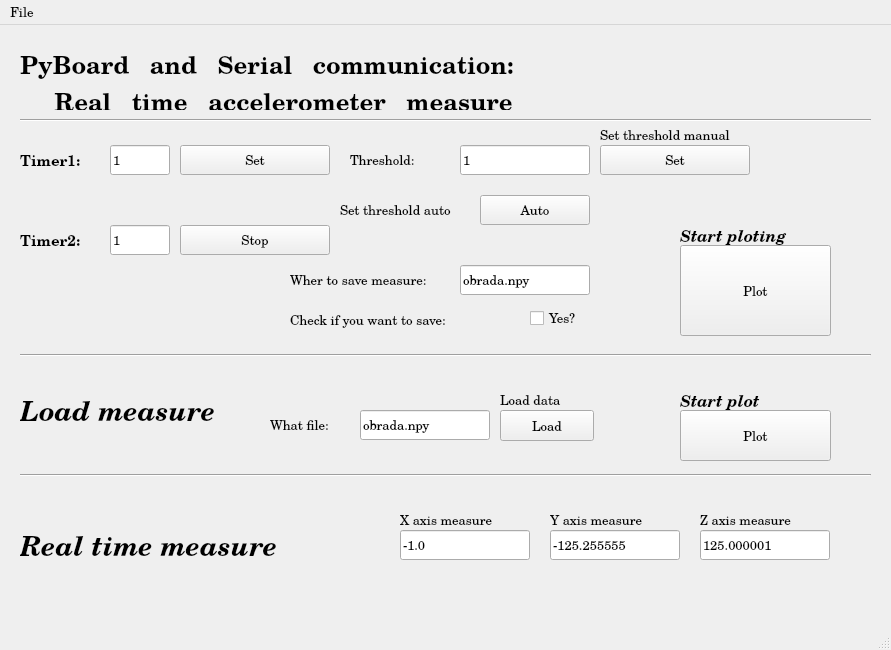
<?xml version="1.0" encoding="UTF-8"?>
<ui version="4.0">
 <class>MainWindow</class>
 <widget class="QMainWindow" name="MainWindow">
  <property name="geometry">
   <rect>
    <x>0</x>
    <y>0</y>
    <width>891</width>
    <height>650</height>
   </rect>
  </property>
  <property name="minimumSize">
   <size>
    <width>891</width>
    <height>650</height>
   </size>
  </property>
  <property name="maximumSize">
   <size>
    <width>891</width>
    <height>650</height>
   </size>
  </property>
  <property name="font">
   <font>
    <family>TeX Gyre Schola</family>
    <pointsize>10</pointsize>
    <weight>50</weight>
    <italic>false</italic>
    <bold>false</bold>
   </font>
  </property>
  <property name="windowTitle">
   <string>PyBSM</string>
  </property>
  <widget class="QWidget" name="centralwidget">
   <widget class="QLabel" name="lbl_1">
    <property name="geometry">
     <rect>
      <x>20</x>
      <y>30</y>
      <width>851</width>
      <height>55</height>
     </rect>
    </property>
    <property name="font">
     <font>
      <family>Linux Biolinum Keyboard O</family>
      <pointsize>18</pointsize>
      <weight>75</weight>
      <italic>false</italic>
      <bold>true</bold>
     </font>
    </property>
    <property name="text">
     <string>PyBoard   and   Serial   communication:    
     Real   time   accelerometer   measure</string>
    </property>
   </widget>
   <widget class="QLabel" name="lbl_14">
    <property name="geometry">
     <rect>
      <x>20</x>
      <y>460</y>
      <width>301</width>
      <height>121</height>
     </rect>
    </property>
    <property name="font">
     <font>
      <family>Ubuntu</family>
      <pointsize>20</pointsize>
      <weight>75</weight>
      <italic>true</italic>
      <bold>true</bold>
     </font>
    </property>
    <property name="text">
     <string>Real time measure</string>
    </property>
   </widget>
   <widget class="Line" name="line_3">
    <property name="geometry">
     <rect>
      <x>20</x>
      <y>440</y>
      <width>851</width>
      <height>20</height>
     </rect>
    </property>
    <property name="orientation">
     <enum>Qt::Horizontal</enum>
    </property>
   </widget>
   <widget class="Line" name="line_1">
    <property name="geometry">
     <rect>
      <x>20</x>
      <y>85</y>
      <width>851</width>
      <height>20</height>
     </rect>
    </property>
    <property name="orientation">
     <enum>Qt::Horizontal</enum>
    </property>
   </widget>
   <widget class="QLabel" name="lbl_10">
    <property name="geometry">
     <rect>
      <x>20</x>
      <y>340</y>
      <width>201</width>
      <height>91</height>
     </rect>
    </property>
    <property name="font">
     <font>
      <family>Ubuntu</family>
      <pointsize>20</pointsize>
      <weight>75</weight>
      <italic>true</italic>
      <bold>true</bold>
     </font>
    </property>
    <property name="text">
     <string>Load measure</string>
    </property>
   </widget>
   <widget class="Line" name="line_2">
    <property name="geometry">
     <rect>
      <x>20</x>
      <y>320</y>
      <width>851</width>
      <height>20</height>
     </rect>
    </property>
    <property name="orientation">
     <enum>Qt::Horizontal</enum>
    </property>
   </widget>
   <widget class="QPushButton" name="pushButton_1">
    <property name="geometry">
     <rect>
      <x>180</x>
      <y>120</y>
      <width>150</width>
      <height>30</height>
     </rect>
    </property>
    <property name="text">
     <string>Set</string>
    </property>
   </widget>
   <widget class="QLabel" name="lbl_2">
    <property name="geometry">
     <rect>
      <x>20</x>
      <y>120</y>
      <width>150</width>
      <height>30</height>
     </rect>
    </property>
    <property name="font">
     <font>
      <pointsize>11</pointsize>
      <weight>75</weight>
      <bold>true</bold>
     </font>
    </property>
    <property name="text">
     <string>Timer1:</string>
    </property>
   </widget>
   <widget class="QLabel" name="lbl_3">
    <property name="geometry">
     <rect>
      <x>20</x>
      <y>200</y>
      <width>150</width>
      <height>30</height>
     </rect>
    </property>
    <property name="font">
     <font>
      <pointsize>11</pointsize>
      <weight>75</weight>
      <bold>true</bold>
     </font>
    </property>
    <property name="text">
     <string>Timer2:</string>
    </property>
   </widget>
   <widget class="QPushButton" name="pushButton_2">
    <property name="geometry">
     <rect>
      <x>180</x>
      <y>200</y>
      <width>150</width>
      <height>30</height>
     </rect>
    </property>
    <property name="text">
     <string>Stop</string>
    </property>
   </widget>
   <widget class="QLabel" name="lbl_5">
    <property name="geometry">
     <rect>
      <x>340</x>
      <y>170</y>
      <width>150</width>
      <height>30</height>
     </rect>
    </property>
    <property name="text">
     <string>Set threshold auto</string>
    </property>
   </widget>
   <widget class="QPushButton" name="pushButton_4">
    <property name="geometry">
     <rect>
      <x>480</x>
      <y>170</y>
      <width>110</width>
      <height>30</height>
     </rect>
    </property>
    <property name="text">
     <string>Auto</string>
    </property>
   </widget>
   <widget class="QLabel" name="lbl_4">
    <property name="geometry">
     <rect>
      <x>350</x>
      <y>120</y>
      <width>150</width>
      <height>30</height>
     </rect>
    </property>
    <property name="text">
     <string>Threshold:</string>
    </property>
   </widget>
   <widget class="QLineEdit" name="lineEdit_1">
    <property name="geometry">
     <rect>
      <x>460</x>
      <y>120</y>
      <width>130</width>
      <height>30</height>
     </rect>
    </property>
    <property name="text">
     <string>1</string>
    </property>
   </widget>
   <widget class="QLabel" name="lbl_8">
    <property name="geometry">
     <rect>
      <x>600</x>
      <y>95</y>
      <width>150</width>
      <height>30</height>
     </rect>
    </property>
    <property name="text">
     <string>Set threshold manual</string>
    </property>
   </widget>
   <widget class="QPushButton" name="pushButton_3">
    <property name="geometry">
     <rect>
      <x>600</x>
      <y>120</y>
      <width>150</width>
      <height>30</height>
     </rect>
    </property>
    <property name="text">
     <string>Set</string>
    </property>
   </widget>
   <widget class="QLabel" name="lbl_9">
    <property name="enabled">
     <bool>true</bool>
    </property>
    <property name="geometry">
     <rect>
      <x>680</x>
      <y>195</y>
      <width>150</width>
      <height>30</height>
     </rect>
    </property>
    <property name="font">
     <font>
      <family>Ubuntu</family>
      <pointsize>12</pointsize>
      <weight>75</weight>
      <italic>true</italic>
      <bold>true</bold>
     </font>
    </property>
    <property name="text">
     <string>Start ploting</string>
    </property>
   </widget>
   <widget class="QPushButton" name="pushButton_5">
    <property name="geometry">
     <rect>
      <x>680</x>
      <y>220</y>
      <width>151</width>
      <height>91</height>
     </rect>
    </property>
    <property name="text">
     <string>Plot</string>
    </property>
   </widget>
   <widget class="QLabel" name="lbl_6">
    <property name="geometry">
     <rect>
      <x>290</x>
      <y>240</y>
      <width>150</width>
      <height>30</height>
     </rect>
    </property>
    <property name="text">
     <string>Wher to save measure:</string>
    </property>
   </widget>
   <widget class="QCheckBox" name="checkBox">
    <property name="geometry">
     <rect>
      <x>530</x>
      <y>280</y>
      <width>59</width>
      <height>26</height>
     </rect>
    </property>
    <property name="text">
     <string>Yes?</string>
    </property>
   </widget>
   <widget class="QLabel" name="lbl_7">
    <property name="geometry">
     <rect>
      <x>290</x>
      <y>280</y>
      <width>180</width>
      <height>30</height>
     </rect>
    </property>
    <property name="text">
     <string>Check if you want to save:</string>
    </property>
   </widget>
   <widget class="QLineEdit" name="lineEdit_2">
    <property name="geometry">
     <rect>
      <x>460</x>
      <y>240</y>
      <width>130</width>
      <height>30</height>
     </rect>
    </property>
    <property name="text">
     <string>obrada.npy</string>
    </property>
   </widget>
   <widget class="QLineEdit" name="lineEdit_3">
    <property name="geometry">
     <rect>
      <x>360</x>
      <y>385</y>
      <width>130</width>
      <height>30</height>
     </rect>
    </property>
    <property name="text">
     <string>obrada.npy</string>
    </property>
   </widget>
   <widget class="QLabel" name="lbl_11">
    <property name="geometry">
     <rect>
      <x>270</x>
      <y>385</y>
      <width>150</width>
      <height>30</height>
     </rect>
    </property>
    <property name="text">
     <string>What file:</string>
    </property>
   </widget>
   <widget class="QPushButton" name="pushButton_6">
    <property name="geometry">
     <rect>
      <x>500</x>
      <y>385</y>
      <width>94</width>
      <height>31</height>
     </rect>
    </property>
    <property name="text">
     <string>Load</string>
    </property>
   </widget>
   <widget class="QLabel" name="lbl_12">
    <property name="geometry">
     <rect>
      <x>500</x>
      <y>360</y>
      <width>150</width>
      <height>30</height>
     </rect>
    </property>
    <property name="text">
     <string>Load data</string>
    </property>
   </widget>
   <widget class="QLabel" name="lbl_13">
    <property name="geometry">
     <rect>
      <x>680</x>
      <y>360</y>
      <width>150</width>
      <height>30</height>
     </rect>
    </property>
    <property name="font">
     <font>
      <family>Ubuntu</family>
      <pointsize>12</pointsize>
      <weight>75</weight>
      <italic>true</italic>
      <bold>true</bold>
     </font>
    </property>
    <property name="text">
     <string>Start plot</string>
    </property>
   </widget>
   <widget class="QPushButton" name="pushButton_7">
    <property name="geometry">
     <rect>
      <x>680</x>
      <y>385</y>
      <width>151</width>
      <height>51</height>
     </rect>
    </property>
    <property name="text">
     <string>Plot</string>
    </property>
   </widget>
   <widget class="QLabel" name="lbl_17">
    <property name="geometry">
     <rect>
      <x>700</x>
      <y>480</y>
      <width>150</width>
      <height>30</height>
     </rect>
    </property>
    <property name="text">
     <string>Z axis measure</string>
    </property>
   </widget>
   <widget class="QLineEdit" name="lineEdit_4">
    <property name="geometry">
     <rect>
      <x>400</x>
      <y>505</y>
      <width>130</width>
      <height>30</height>
     </rect>
    </property>
    <property name="text">
     <string>-1.0</string>
    </property>
   </widget>
   <widget class="QLineEdit" name="lineEdit_5">
    <property name="geometry">
     <rect>
      <x>550</x>
      <y>505</y>
      <width>130</width>
      <height>30</height>
     </rect>
    </property>
    <property name="text">
     <string>-125.255555</string>
    </property>
   </widget>
   <widget class="QLabel" name="lbl_16">
    <property name="geometry">
     <rect>
      <x>550</x>
      <y>480</y>
      <width>150</width>
      <height>30</height>
     </rect>
    </property>
    <property name="text">
     <string>Y axis measure</string>
    </property>
   </widget>
   <widget class="QLineEdit" name="lineEdit_6">
    <property name="geometry">
     <rect>
      <x>700</x>
      <y>505</y>
      <width>130</width>
      <height>30</height>
     </rect>
    </property>
    <property name="text">
     <string>125.000001</string>
    </property>
   </widget>
   <widget class="QLabel" name="lbl_15">
    <property name="geometry">
     <rect>
      <x>400</x>
      <y>480</y>
      <width>150</width>
      <height>30</height>
     </rect>
    </property>
    <property name="text">
     <string>X axis measure</string>
    </property>
   </widget>
   <widget class="QLineEdit" name="lineEdit_7">
    <property name="geometry">
     <rect>
      <x>110</x>
      <y>120</y>
      <width>60</width>
      <height>30</height>
     </rect>
    </property>
    <property name="text">
     <string>1</string>
    </property>
   </widget>
   <widget class="QLineEdit" name="lineEdit_8">
    <property name="geometry">
     <rect>
      <x>110</x>
      <y>200</y>
      <width>60</width>
      <height>30</height>
     </rect>
    </property>
    <property name="text">
     <string>1</string>
    </property>
   </widget>
  </widget>
  <widget class="QMenuBar" name="menubar">
   <property name="enabled">
    <bool>true</bool>
   </property>
   <property name="geometry">
    <rect>
     <x>0</x>
     <y>0</y>
     <width>891</width>
     <height>29</height>
    </rect>
   </property>
   <property name="defaultUp">
    <bool>false</bool>
   </property>
   <widget class="QMenu" name="menuFile">
    <property name="geometry">
     <rect>
      <x>1656</x>
      <y>167</y>
      <width>131</width>
      <height>99</height>
     </rect>
    </property>
    <property name="title">
     <string>File</string>
    </property>
    <widget class="QMenu" name="menuAbout">
     <property name="title">
      <string>About</string>
     </property>
     <addaction name="actionAbout_app"/>
     <addaction name="separator"/>
     <addaction name="actionAbout_author"/>
    </widget>
    <addaction name="menuAbout"/>
    <addaction name="separator"/>
    <addaction name="actionExit"/>
   </widget>
   <addaction name="menuFile"/>
  </widget>
  <widget class="QStatusBar" name="statusbar"/>
  <action name="actionExit">
   <property name="text">
    <string>Exit</string>
   </property>
  </action>
  <action name="actionAbout_app">
   <property name="text">
    <string>About_app</string>
   </property>
  </action>
  <action name="actionAbout_author">
   <property name="text">
    <string>About_author</string>
   </property>
  </action>
 </widget>
 <resources/>
 <connections/>
</ui>
